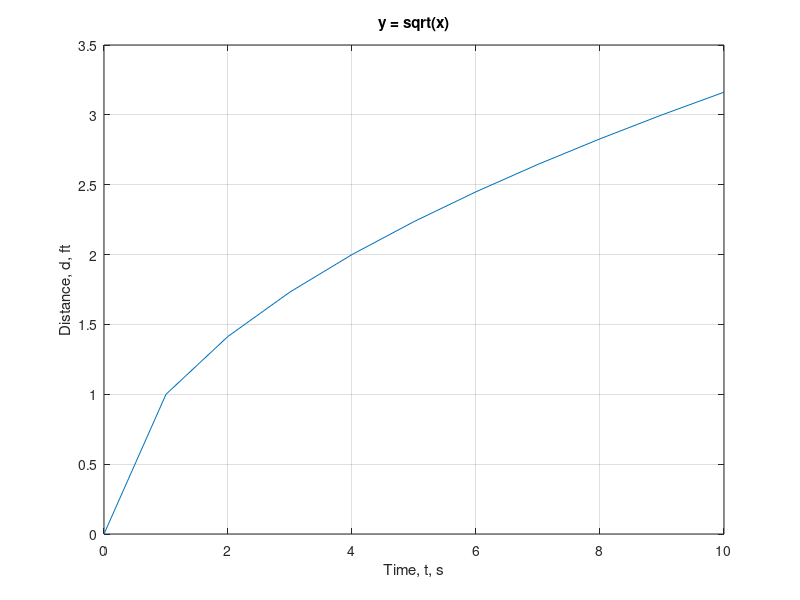

This chart was generated by the following MATLAB code:
clc;
clear;
close all;
x=[0:1:10];
y=sqrt(x);
plot(x,y)
title('y = sqrt(x)')% adds title to graph
xlabel('Time, t, s')      % adds label on x-axis, note text is enclosed by single quotes ‘ text ‘
ylabel('Distance, d, ft')     % adds label on x-axis 
grid on     % turns grid lines on